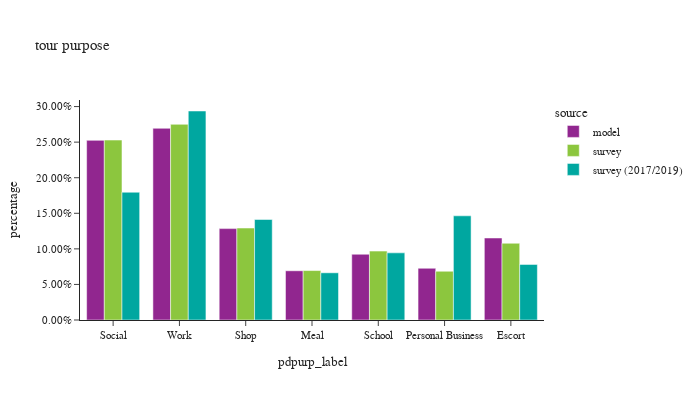

Source (notebook cell):
### Markdown cell above
## percent of tours by purpose

### Code cell
df_plot = df_tour.group_by(['source', 'pdpurp_label']).agg([
    pl.sum('toexpfac').alias('toexpfac_sum')
]).with_columns(
    (pl.col('toexpfac_sum') / pl.col('toexpfac_sum').sum().over('source')).alias('percentage')
)

df_plot_ct = df_tour.group_by(['source', 'pdpurp_label']).agg([
    pl.count('toexpfac').alias('sample count')
])

df_plot = df_plot.join(df_plot_ct, on=['source', 'pdpurp_label'], how='left')

fig = px.bar(df_plot.to_pandas().sort_values(by=['source']), x="pdpurp_label", y="percentage", color="source",
             barmode="group", hover_data=['sample count'], title="tour purpose")
fig.update_layout(height=400, width=700, font=dict(size=11),
                  yaxis=dict(tickformat=".2%"))
fig.show()

### Figure 1 — Plotly figure (JSON) as saved in the notebook; plotly's stock layout.template omitted (floating-point values rounded to 4 significant figures)
{"data": [{"alignmentgroup": "True", "customdata": [[1422785], [1518193], [723723], [389802], [520848], [409525], [649553]], "hovertemplate": "source=model<br>pdpurp_label=%{x}<br>percentage=%{y}<br>sample count=%{customdata[0]}<extra></extra>", "legendgroup": "model", "marker": {"color": "#91268F", "pattern": {"shape": ""}}, "name": "model", "offsetgroup": "model", "orientation": "v", "showlegend": true, "textposition": "auto", "type": "bar", "x": ["Social", "Work", "Shop", "Meal", "School", "Personal Business", "Escort"], "xaxis": "x", "y": [0.2525, 0.2694, 0.1284, 0.06918, 0.09244, 0.07268, 0.1153], "yaxis": "y"}, {"alignmentgroup": "True", "customdata": [[779], [859], [1504], [655], [918], [2658], [3184]], "hovertemplate": "source=survey<br>pdpurp_label=%{x}<br>percentage=%{y}<br>sample count=%{customdata[0]}<extra></extra>", "legendgroup": "survey", "marker": {"color": "#8CC63E", "pattern": {"shape": ""}}, "name": "survey", "offsetgroup": "survey", "orientation": "v", "showlegend": true, "textposition": "auto", "type": "bar", "x": ["Escort", "Personal Business", "Shop", "School", "Meal", "Work", "Social"], "xaxis": "x", "y": [0.1079, 0.06852, 0.1293, 0.09685, 0.06951, 0.275, 0.2529], "yaxis": "y"}, {"alignmentgroup": "True", "customdata": [[2596], [8755], [2053], [4576], [2748], [1648], [1410]], "hovertemplate": "source=survey (2017/2019)<br>pdpurp_label=%{x}<br>percentage=%{y}<br>sample count=%{customdata[0]}<extra></extra>", "legendgroup": "survey (2017/2019)", "marker": {"color": "#00A7A0", "pattern": {"shape": ""}}, "name": "survey (2017/2019)", "offsetgroup": "survey (2017/2019)", "orientation": "v", "showlegend": true, "textposition": "auto", "type": "bar", "x": ["Shop", "Work", "Meal", "Social", "Personal Business", "School", "Escort"], "xaxis": "x", "y": [0.1413, 0.2938, 0.06637, 0.1796, 0.1464, 0.09439, 0.07814], "yaxis": "y"}], "layout": {"barmode": "group", "font": {"size": 11}, "height": 400, "legend": {"title": {"text": "source"}, "tracegroupgap": 0}, "title": {"text": "tour purpose"}, "width": 700, "xaxis": {"anchor": "y", "domain": [0, 1], "title": {"text": "pdpurp_label"}}, "yaxis": {"anchor": "x", "domain": [0, 1], "tickformat": ".2%", "title": {"text": "percentage"}}}}
